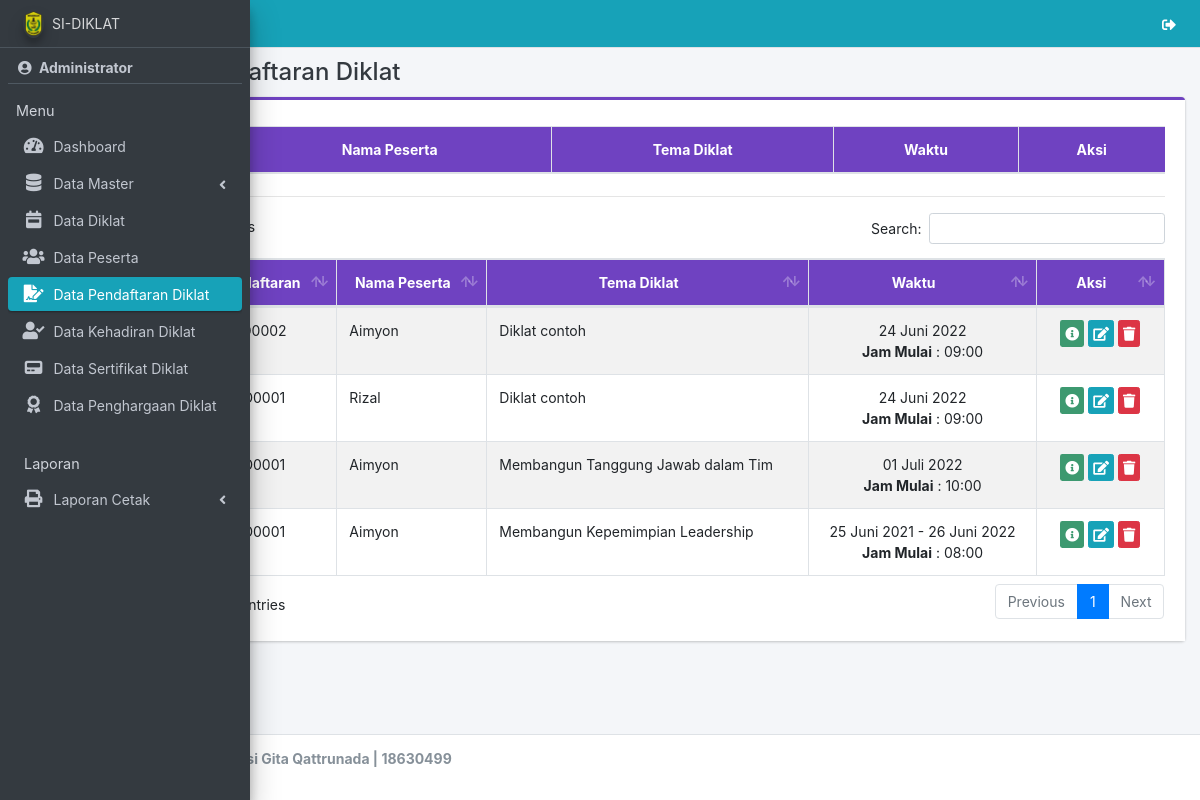
The page /admin/pendaftaran/index.php (signed in) on the database as committed earlier.
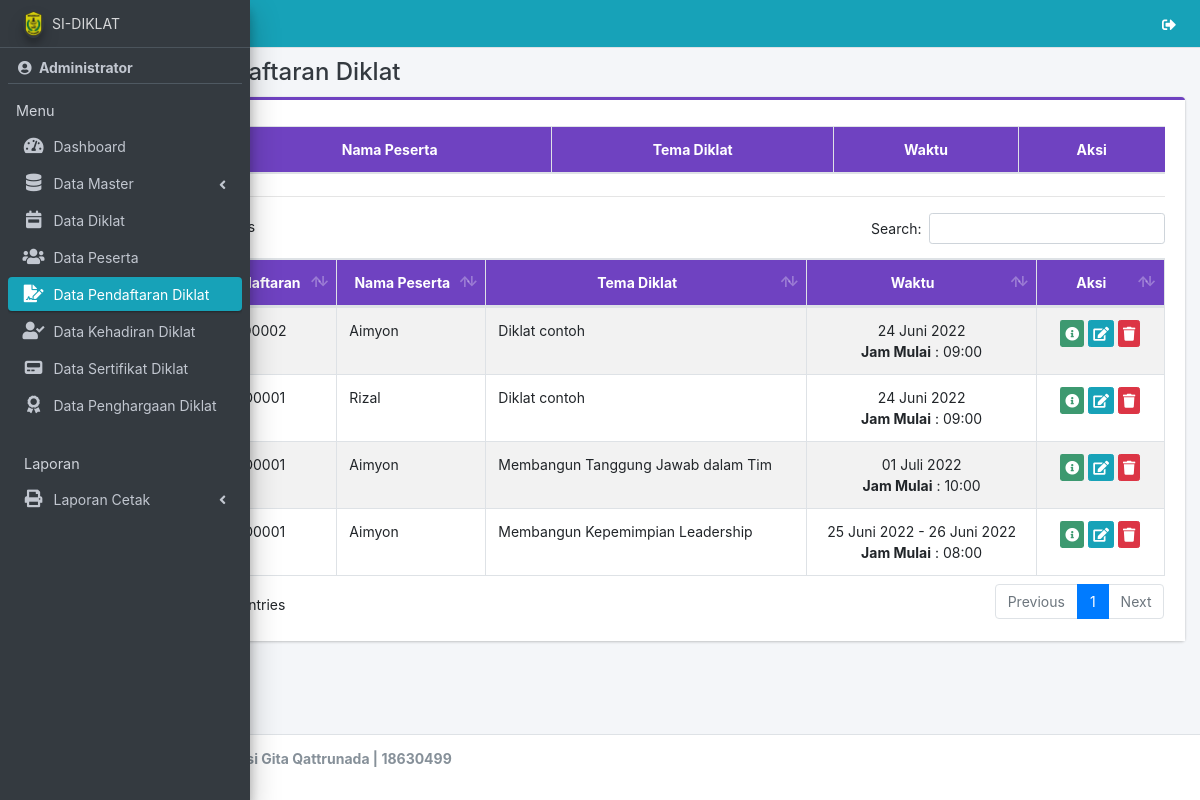
The same page on the database as committed later.
### tables this page shows
CREATE TABLE `pendaftaran` (
  `id_pendaftaran` int(11) NOT NULL,
  `id_peserta` int(11) NOT NULL,
  `nomor` varchar(20) DEFAULT NULL,
  `id_diklat` int(11) NOT NULL,
  `id_instansi` int(11) NOT NULL,
  `verif` char(1) NOT NULL
);

CREATE TABLE `diklat` (
  `id_diklat` int(11) NOT NULL,
  `tema` varchar(100) NOT NULL,
  `id_materi` int(11) NOT NULL,
  `id_tutor` int(11) NOT NULL,
  `tgl_mulai` date NOT NULL,
  `tgl_selesai` date NOT NULL,
  `jam_mulai` varchar(10) NOT NULL,
  `id_ruangan` int(11) NOT NULL,
  `sts` char(1) NOT NULL
);

CREATE TABLE `peserta` (
  `id_peserta` int(11) NOT NULL,
  `nm_peserta` varchar(50) NOT NULL,
  `nip` varchar(30) NOT NULL,
  `tmpt_lahir` varchar(50) NOT NULL,
  `tgl_lahir` date NOT NULL,
  `jk` varchar(20) NOT NULL,
  `hp_peserta` varchar(20) NOT NULL,
  `email_peserta` varchar(50) NOT NULL,
  `pendidikan` varchar(30) NOT NULL,
  `pas_foto` varchar(100) NOT NULL
);

### app/config.php (called while the page is built, shortened)
<?php
function tgl($tanggal)
{
  $bulan = array(
    1 =>   'Januari',
    'Februari',
    'Maret',
    'April',
    'Mei',
    'Juni',
    'Juli',
    'Agustus',
    'September',
    'Oktober',
    'November',
    'Desember'
  );
  $pecahkan = explode('-', $tanggal);
  return $pecahkan[2] . ' ' . $bulan[(int) $pecahkan[1]] . ' ' . $pecahkan[0];
}

### admin/pendaftaran/index.php (the view, shortened to what the changed rows need)
<?php
require '../../app/config.php';
include_once '../../template/header.php';
?>
<div class="content-wrapper">
    <section class="content">
        <div class="container-fluid">
            <div class="row">
                <div class="col-md-12">
                    <div class="card card-purple card-outline">
                        <div class="card-body" style="background-color: white;">
                            <div class="table-responsive">
                                <table class="table table-bordered table-striped dataTable">
                                    <thead class="bg-purple">
                                        <tr align="center">
                                            <th>No</th>
                                            <th>Nama Peserta</th>
                                            <th>Tema Diklat</th>
                                            <th>Waktu</th>
                                            <th>Aksi</th>
                                        </tr>
                                    </thead>
                                </table>
                            </div>
                            <div class="table-responsive">
                                <table id="example1" class="table table-bordered table-striped dataTable">
                                    <thead class="bg-purple">
                                        <tr align="center">
                                            <th>No</th>
                                            <th>No. Pendaftaran</th>
                                            <th>Nama Peserta</th>
                                            <th>Tema Diklat</th>
                                            <th>Waktu</th>
                                            <th>Aksi</th>
                                        </tr>
                                    </thead>
                                    <tbody>
                                        <?php
                                        $no = 1;
                                        $data = $con->query("SELECT * FROM pendaftaran a JOIN diklat b ON a.id_diklat = b.id_diklat JOIN peserta c ON a.id_peserta = c.id_peserta WHERE verif = 1 ORDER BY id_pendaftaran DESC");
                                        while ($row = $data->fetch_array()) {
                                        ?>
                                            <tr>
                                                <td align="center" width="5%"><?= $no++ ?></td>
                                                <td align="center">
                                                    <?php if (!empty($row['nomor'])) {
                                                        echo $row['nomor'];
                                                    } else {
                                                        echo 'Menunggu Verifikasi';
                                                    } ?>
                                                </td>
                                                <td><?= $row['nm_peserta'] ?></td>
                                                <td><?= $row['tema'] ?></td>
                                                <td align="center">
                                                    <?php if ($row['tgl_mulai'] == $row['tgl_selesai']) { ?>
                                                        <?= tgl($row['tgl_mulai']) ?>
                                                    <?php } else { ?>
                                                        <?= tgl($row['tgl_mulai']) . ' - ' . tgl($row['tgl_selesai']) ?>
                                                    <?php } ?>
                                                    <br>
                                                    <b>Jam Mulai</b> : <?= $row['jam_mulai'] ?>
                                                </td>
                                                <td align="center" width="12%">
                                                    <a href="#id<?= $row[0]; ?>" data-toggle="modal" class="btn bg-olive btn-xs" title="Detail"><i class="fa fa-info-circle"></i></a>
                                                    <a href="edit?id=<?= $row[0] ?>" class="btn btn-info btn-xs" title="Edit"><i class="fa fa-edit"></i></a>
                                                    <a href="hapus?id=<?= $row[0] ?>" class="btn btn-danger btn-xs alert-hapus" title="Hapus"><i class="fa fa-trash"></i> </a>
                                                </td>
                                            </tr>
                                        <?php } ?>
                                    </tbody>
                                </table>
                            </div>
                        </div>
                    </div>
                </div>
            </div>
        </div>
    </section>
</div>
<?php
include_once '../../template/footer.php';
?>

Rows that differ between the two databases and show on the page:
changed through a linked row, pendaftaran "Membangun Kepemimpian Leadership": id_diklat.tgl_mulai "25 Juni 2021" → "25 Juni 2022"
